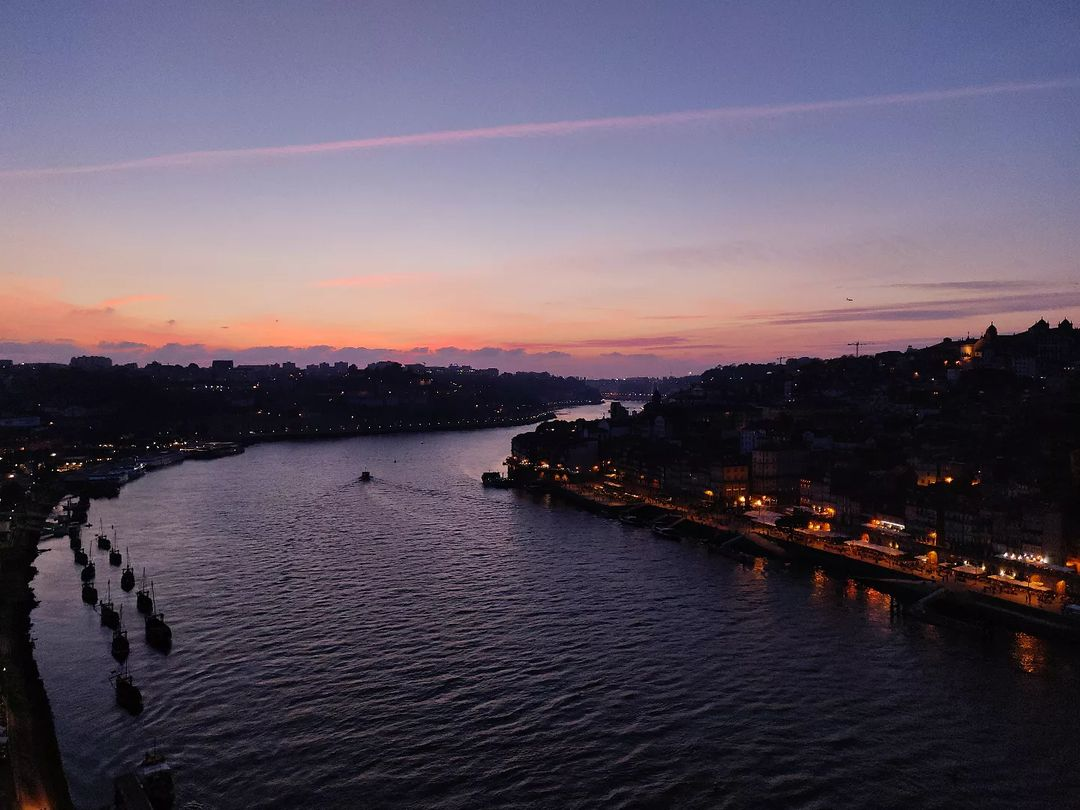
#> input picture color_palette_generator/image_samples/porto.jpg, 1080 x 810 px
$ jupyter execute color_palette_generator.ipynb
#> lines starting #> are read from the running program, lines starting #| are printed output that depends on the picture
# Imports

[cell 1]
import pandas as pd
import numpy as np
import requests

from io import BytesIO
from PIL import Image, ImageColor
import colorsys

from sklearn.cluster import KMeans

import matplotlib.pyplot as plt
plt.style.use('ggplot')
import plotly.express as px
import seaborn as sns
sns.set_theme()

# Load Image

[cell 2]
img = Image.open("image_samples/porto.jpg")
#> img is the input picture: PIL image 1080x810 RGB; mean R, G, B 90.3, 80, 95
img

## Get RGB colors

[cell 3]
# convert RGBA to RGB if necessary
n_dims = np.array(img).shape[-1]
#> n_dims = 3
n_dims # RGB -> has 3 channels
#> Out = 3

[cell 4]
# Convert RGBA to RGB
if n_dims == 4:
    temp_img = Image.new("RGB", img.size, (255, 255, 255))
    temp_img.paste(img, mask=img.split()[3]) # 3 is the alpha channel
    img = temp_img

[cell 5]
r,g,b = np.array(img).reshape(-1,n_dims).T

## Store RGB colors of all pixels to DataFrame

[cell 6]
df_rgb = pd.DataFrame({"R": r, "G": g, "B": b}).sample(n=1000)
#> df_rgb = table of 1000 rows and 3 columns

[cell 7]
df_rgb
#> Out = table of 1000 rows and 3 columns

# Clustering

## Set Palette Size

Number of clusters is the palette size.

[cell 8]
palette_size = 6

## Train KMeans Model

[cell 9]
kmeans_model = KMeans(n_clusters=palette_size,
                      random_state=0,
                      init="k-means++",
                      n_init="auto").fit(df_rgb)

## Fetch Cluster Centers

The cluster centers are the palette colours in RGB Format

[cell 10]
kmeans_model.cluster_centers_.astype(int).tolist()
#> Out = [[184, 168, 180], [17, 13, 21], [109, 98, 125], [128, 126, 163], [57, 49, 62], [215, 157, 138]]

[cell 11]
palette = kmeans_model.cluster_centers_.astype(int).tolist()
#> palette has the same summary as Out

# Palette Visualization & Application

## Sort Palette

[cell 12]
# palette.sort(key=lambda rgb: (lambda r, g, b : (r, g, b))(*rgb))
palette.sort(key=lambda rgb: (lambda r, g, b : colorsys.rgb_to_hsv(r, g, b))(*rgb))

[cell 13]
palette
#> Out = [[215, 157, 138], [128, 126, 163], [109, 98, 125], [17, 13, 21], [57, 49, 62], [184, 168, 180]]

## Visualize Palette

[cell 14]
img_rgb = np.array([palette], dtype=np.uint8)
#> img_rgb has the same summary as Out
fig = px.imshow(img_rgb)
fig.update_xaxes(visible=False)
fig.update_yaxes(visible=False)
fig.show()

## Use Palette in Seaborn

### Convert RGB to Hex Format

[cell 15]
def rgb_to_hex(r, g, b):
    return '#{:02x}{:02x}{:02x}'.format(r, g, b)

[cell 16]
list_hex = []

for each_rgb_col in palette:
    list_hex.append(rgb_to_hex(each_rgb_col[0], each_rgb_col[1], each_rgb_col[2]))
#> this loop made 6 passes
#> after the loop, list_hex = ['#d79d8a', '#807ea3', '#6d627d', '#110d15', '#39313e', '#b8a8b4']

list_hex
#> Out has the same summary as list_hex

### Set the Palette

[cell 17]
sns.set_palette(list_hex)

[cell 18]
sns.color_palette()

### Example

[cell 19]
a = list(range(0, 10))
b = np.random.rand(10)

[cell 20]
sns.barplot(x=a,
            y=b,
            palette=sns.color_palette()
           )
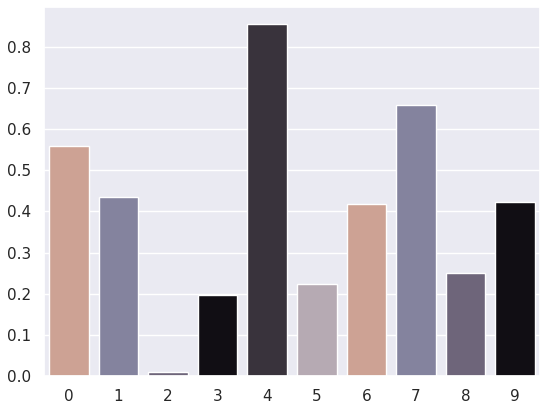
#> figure drawn by matplotlib, 1 panel

## Use Palette in Plotly

[cell 21]
df = px.data.gapminder().query("year == 2007")
fig = px.bar(df, y="continent", x="pop", color="continent", orientation="h", hover_name="country",
             color_discrete_sequence=list_hex, # use the list of hex here
             title="Explicit color sequence"
            )

fig.show()

## Use Palette in Matplotlib

[cell 22]
fig = plt.figure(figsize = (10, 5))

# creating the bar plot
plt.bar([0, 1, 2, 3], [10, 12, 9, 15], color = list_hex,
        width = 0.4)

plt.xlabel("Courses offered")
plt.ylabel("No. of students enrolled")
plt.title("Students enrolled in different courses")
plt.show()
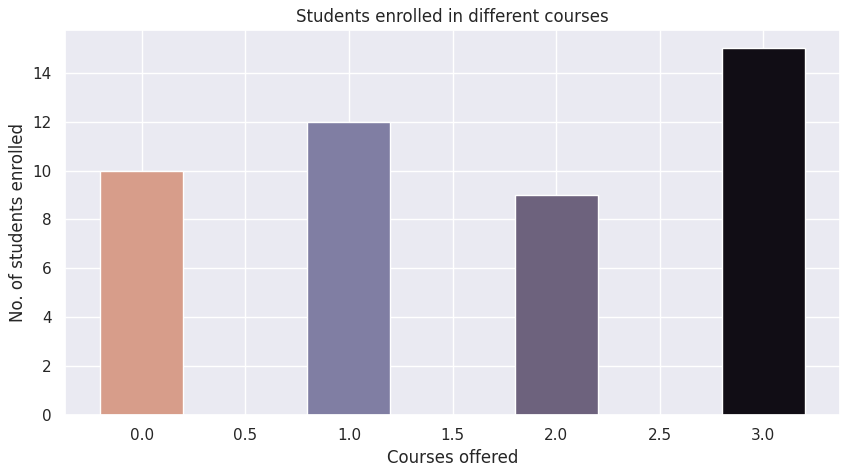
#> figure drawn by matplotlib, 1 panel; tallest bar 15 high, from x = 2.8 to 3.2

[cell 23]
display(img)
sns.color_palette(list_hex)
#> Out = [(0.843, 0.616, 0.541), (0.502, 0.494, 0.639), (0.427, 0.384, 0.49), (0.0667, 0.051, 0.0824), (0.224, 0.192, 0.243), (0.722, 0.659, 0.706)]

# Cluster Analysis

[cell 24]
clusters = kmeans_model.predict(df_rgb)
#> clusters = 1000 values, max 5 at index 0, min 0 at index 4, mean 1.99
df_rgb['n_cluster'] = clusters

[cell 25]
df_rgb[df_rgb['n_cluster'] == 0].head()
#> Out = table of 5 rows and 4 columns

[cell 26]
df_rgb['hex_code'] = df_rgb.apply(lambda x: rgb_to_hex(x[0], x[1], x[2]), axis = 1)

[cell 27]
for each_cluster in range(0, palette_size):
    print('Cluster ', each_cluster)
    display(sns.color_palette(list(df_rgb[df_rgb['n_cluster'] == each_cluster]['hex_code'][:10])))
#> the answer given: image_samples/porto.jpg

# Demo

[cell 28]
def generate_palette(img, palette_size):
#> called with palette_size = 5
    n_dims = np.array(img).shape[-1]
#> n_dims = 3
    # Convert RGBA to RGB
    if n_dims == 4:
        background = Image.new("RGB", img.size, (255, 255, 255))
        background.paste(img, mask=img.split()[3])  # 3 is the alpha channel
        img = background
    r, g, b = np.array(img).reshape(-1, n_dims).T
    df = pd.DataFrame({"R": r, "G": g, "B": b}).sample(n=1000)
#> df = table of 1000 rows and 3 columns
    kmeans_model = KMeans(n_clusters=palette_size,
                          random_state=0,
                          init="k-means++",
                          n_init="auto").fit(df)
    palette = kmeans_model.cluster_centers_.astype(int).tolist()
#> palette = [[113, 105, 137], [59, 50, 63], [203, 168, 166], [147, 136, 164], [17, 14, 21]]
    palette.sort(key=lambda rgb: (lambda r, g, b: colorsys.rgb_to_hsv(r, g, b))(*rgb))
    list_hex = []
    for each_rgb_col in palette:
        list_hex.append(rgb_to_hex(each_rgb_col[0], each_rgb_col[1], each_rgb_col[2]))
#> this loop made 5 passes
#> after the loop, list_hex = ['#cba8a6', '#716989', '#9388a4', '#110e15', '#3b323f']
    sns.set_palette(list_hex)
    return sns.color_palette()

[cell 29]
img_link = input("Image Link:")

[cell 30]
response = requests.get(img_link)
img = Image.open(BytesIO(response.content))
img.resize((round(img.size[0]/3), round(img.size[1]/3))) # resizing to fit here

[cell 31]
generate_palette(img, 5)
#> Out = [(0.796, 0.659, 0.651), (0.443, 0.412, 0.537), (0.576, 0.533, 0.643), (0.0667, 0.0549, 0.0824), (0.231, 0.196, 0.247)]

$ run again, with color_palette_generator/image_samples/cliffs_of_moher.jpg copied over color_palette_generator/image_samples/porto.jpg
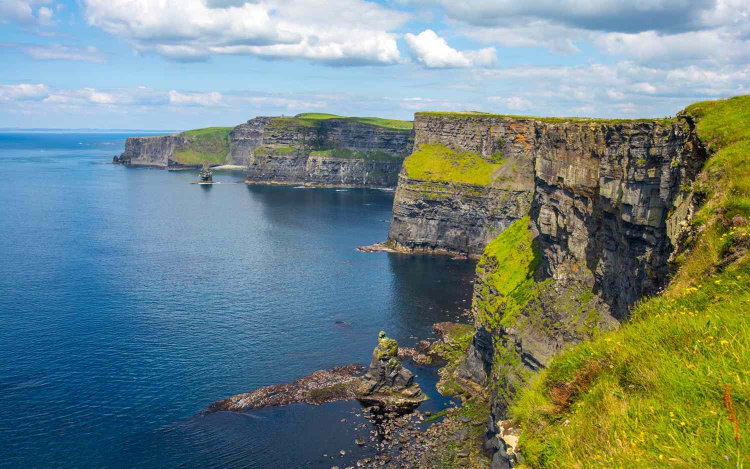
#> input picture color_palette_generator/image_samples/cliffs_of_moher.jpg, 1500 x 938 px (shown at 1/2 size)
#> img is the input picture: PIL image 1500x938 RGB; mean R, G, B 113.5, 133.2, 128.9
#> df_rgb = table of 1000 rows and 3 columns
#> `kmeans_model.cluster_centers_.astype(int).tolist()`: Out = [[140, 137, 19], [134, 123, 102], [179, 205, 226], [34, 81, 116], [57, 56, 43], [102, 145, 181]]
#> `palette = kmeans_model.cluster_centers_.astype(int).tolist()`: palette has the same summary as Out
#> `palette`: Out = [[134, 123, 102], [57, 56, 43], [140, 137, 19], [34, 81, 116], [179, 205, 226], [102, 145, 181]]
#> img_rgb has the same summary as Out
#> the loop `for each_rgb_col in palette:` made 6 passes
#> after the loop `for each_rgb_col in palette:`: list_hex = ['#867b66', '#39382b', '#8c8913', '#225174', '#b3cde2', '#6691b5']
#> `list_hex`: Out has the same summary as list_hex
#> `plt.show()`:
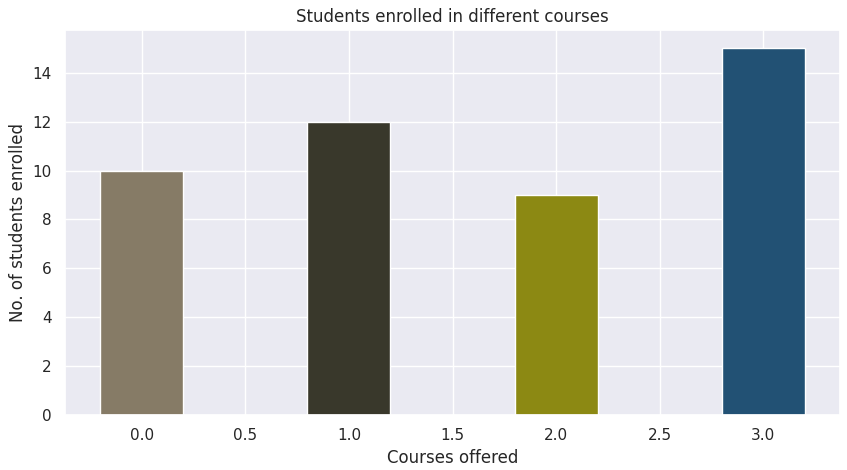
#> figure drawn by matplotlib, 1 panel; tallest bar 15 high, from x = 2.8 to 3.2
#> `sns.color_palette(list_hex)`: Out = [(0.525, 0.482, 0.4), (0.224, 0.22, 0.169), (0.549, 0.537, 0.0745), (0.133, 0.318, 0.455), (0.702, 0.804, 0.886), (0.4, 0.569, 0.71)]
#> clusters = 1000 values, max 5 at index 1, min 0 at index 0, mean 2.52
#> `df_rgb[df_rgb['n_cluster'] == 0].head()`: Out = table of 5 rows and 4 columns
#> `img.resize((round(img.size[0]/3), round(img.size[1]/3)))`:
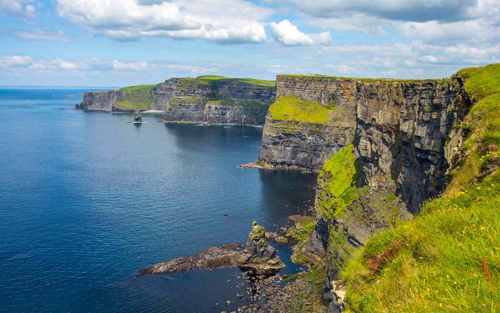
#> Out: PIL image 500x313 RGB; mean R, G, B 113.5, 133.2, 128.9
#> df = table of 1000 rows and 3 columns
#> in generate_palette, `palette = kmeans_model.cluster_centers_.astype(int).tolist()`: palette = [[55, 54, 43], [110, 144, 171], [182, 206, 226], [144, 138, 46], [35, 77, 109]]
#> the loop in generate_palette, `for each_rgb_col in palette:` made 5 passes
#> after the loop in generate_palette, `for each_rgb_col in palette:`: list_hex = ['#37362b', '#908a2e', '#234d6d', '#6e90ab', '#b6cee2']
#> `generate_palette(img, 5)`: Out = [(0.216, 0.212, 0.169), (0.565, 0.541, 0.18), (0.137, 0.302, 0.427), (0.431, 0.565, 0.671), (0.714, 0.808, 0.886)]

$ run again, with color_palette_generator/image_samples/lakecomo.jpg copied over color_palette_generator/image_samples/porto.jpg
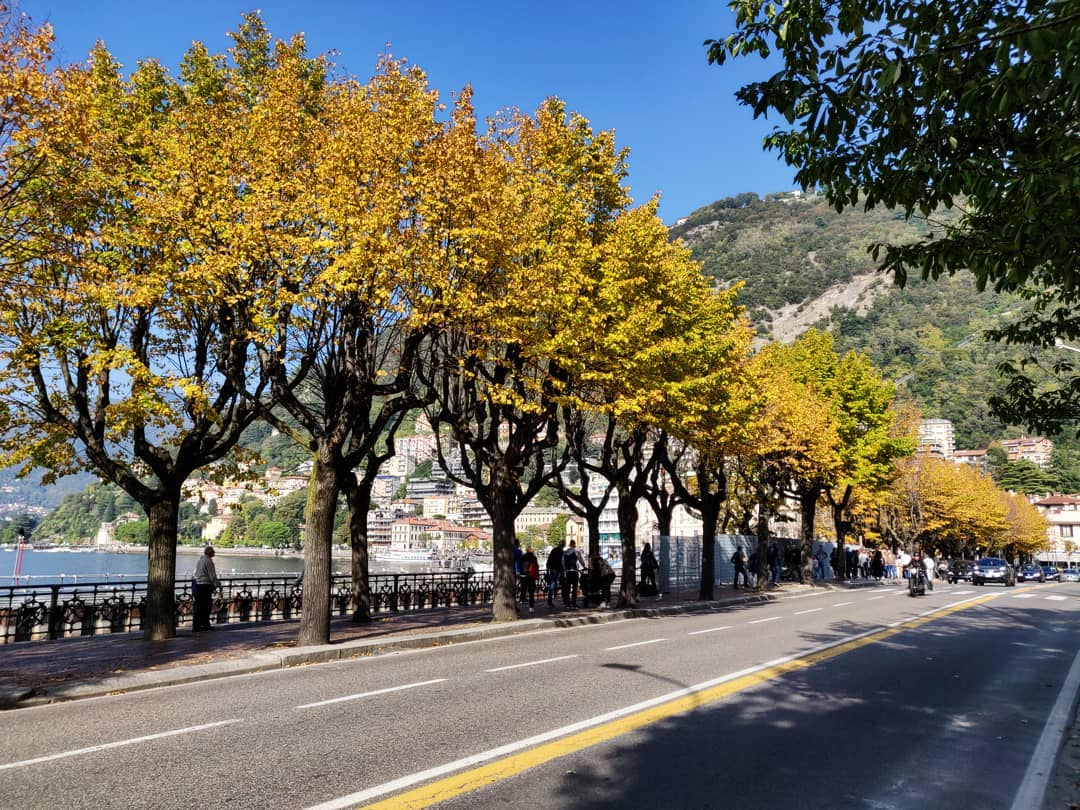
#> input picture color_palette_generator/image_samples/lakecomo.jpg, 1080 x 810 px
#> img is the input picture: PIL image 1080x810 RGB; mean R, G, B 110.1, 107.1, 92.3
#> df_rgb = table of 1000 rows and 3 columns
#> `kmeans_model.cluster_centers_.astype(int).tolist()`: Out = [[144, 111, 32], [173, 157, 124], [90, 148, 220], [28, 26, 19], [222, 214, 207], [81, 82, 78]]
#> `palette = kmeans_model.cluster_centers_.astype(int).tolist()`: palette has the same summary as Out
#> `palette`: Out = [[222, 214, 207], [173, 157, 124], [144, 111, 32], [28, 26, 19], [81, 82, 78], [90, 148, 220]]
#> img_rgb has the same summary as Out
#> the loop `for each_rgb_col in palette:` made 6 passes
#> after the loop `for each_rgb_col in palette:`: list_hex = ['#ded6cf', '#ad9d7c', '#906f20', '#1c1a13', '#51524e', '#5a94dc']
#> `list_hex`: Out has the same summary as list_hex
#> `plt.show()`:
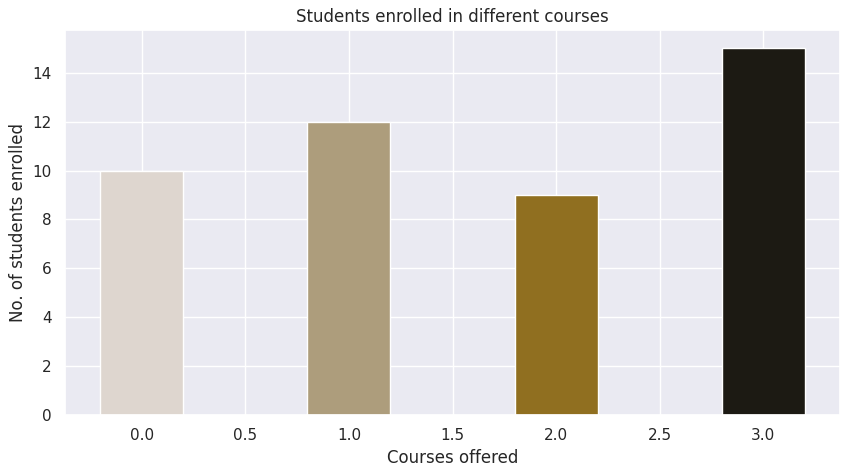
#> figure drawn by matplotlib, 1 panel; tallest bar 15 high, from x = 2.8 to 3.2
#> `sns.color_palette(list_hex)`: Out = [(0.871, 0.839, 0.812), (0.678, 0.616, 0.486), (0.565, 0.435, 0.125), (0.11, 0.102, 0.0745), (0.318, 0.322, 0.306), (0.353, 0.58, 0.863)]
#> clusters = 1000 values, max 5 at index 0, min 0 at index 9, mean 2.34
#> `df_rgb[df_rgb['n_cluster'] == 0].head()`: Out = table of 5 rows and 4 columns
#> `img.resize((round(img.size[0]/3), round(img.size[1]/3)))`:
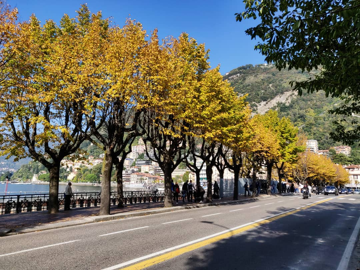
#> Out: PIL image 360x270 RGB; mean R, G, B 110.1, 107.1, 92.3
#> df = table of 1000 rows and 3 columns
#> in generate_palette, `palette = kmeans_model.cluster_centers_.astype(int).tolist()`: palette = [[158, 139, 85], [26, 27, 22], [196, 185, 168], [91, 82, 60], [94, 147, 212]]
#> the loop in generate_palette, `for each_rgb_col in palette:` made 5 passes
#> after the loop in generate_palette, `for each_rgb_col in palette:`: list_hex = ['#c4b9a8', '#5b523c', '#9e8b55', '#1a1b16', '#5e93d4']
#> `generate_palette(img, 5)`: Out = [(0.769, 0.725, 0.659), (0.357, 0.322, 0.235), (0.62, 0.545, 0.333), (0.102, 0.106, 0.0863), (0.369, 0.576, 0.831)]

$ run again, with color_palette_generator/image_samples/loughderg.jpg copied over color_palette_generator/image_samples/porto.jpg
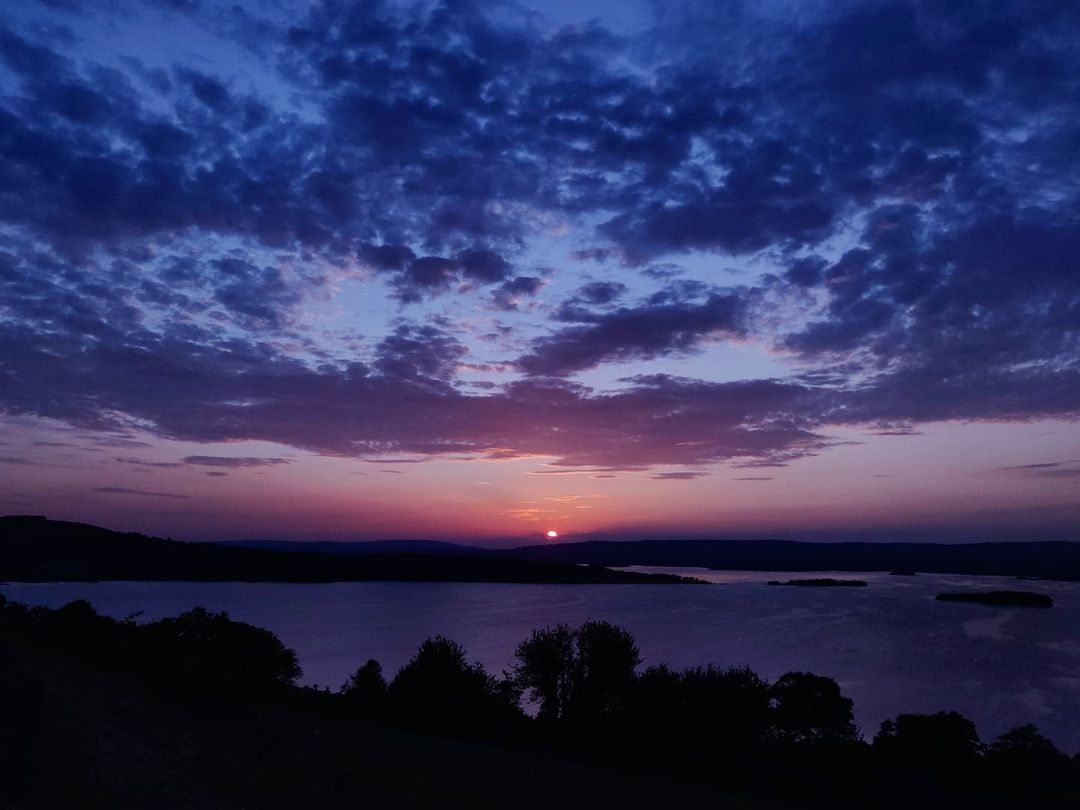
#> input picture color_palette_generator/image_samples/loughderg.jpg, 1080 x 810 px
#> img is the input picture: PIL image 1080x810 RGB; mean R, G, B 49.1, 51.1, 93.7
#> df_rgb = table of 1000 rows and 3 columns
#> `kmeans_model.cluster_centers_.astype(int).tolist()`: Out = [[32, 52, 122], [31, 34, 84], [104, 69, 104], [61, 85, 156], [4, 4, 12], [146, 131, 166]]
#> `palette = kmeans_model.cluster_centers_.astype(int).tolist()`: palette has the same summary as Out
#> `palette`: Out = [[61, 85, 156], [32, 52, 122], [31, 34, 84], [4, 4, 12], [146, 131, 166], [104, 69, 104]]
#> img_rgb has the same summary as Out
#> the loop `for each_rgb_col in palette:` made 6 passes
#> after the loop `for each_rgb_col in palette:`: list_hex = ['#3d559c', '#20347a', '#1f2254', '#04040c', '#9283a6', '#684568']
#> `list_hex`: Out has the same summary as list_hex
#> `[cell 20] sns.barplot(x=a, y=b, palette=sns.color_palette() )`:
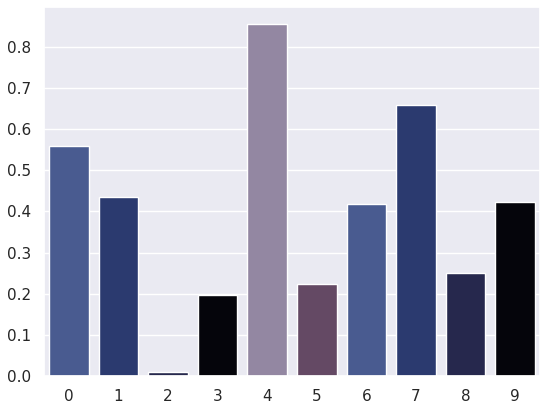
#> figure drawn by matplotlib, 1 panel
#> `plt.show()`:
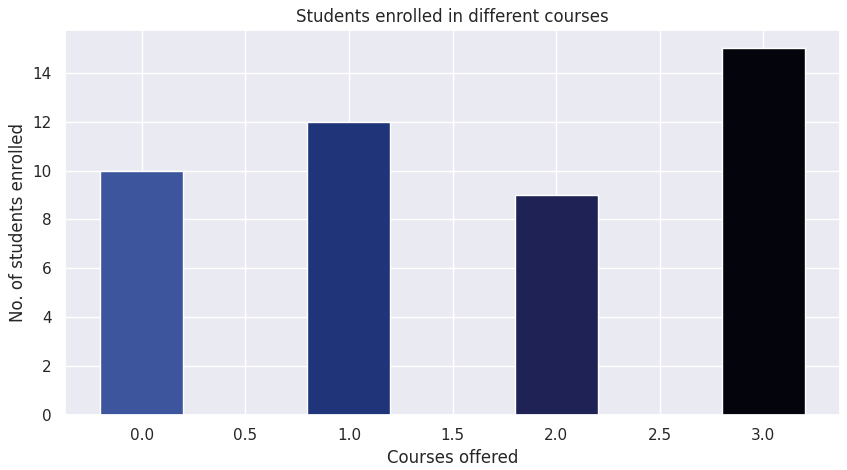
#> figure drawn by matplotlib, 1 panel; tallest bar 15 high, from x = 2.8 to 3.2
#> `sns.color_palette(list_hex)`: Out = [(0.239, 0.333, 0.612), (0.125, 0.204, 0.478), (0.122, 0.133, 0.329), (0.0157, 0.0157, 0.0471), (0.573, 0.514, 0.651), (0.408, 0.271, 0.408)]
#> clusters = 1000 values, max 5 at index 2, min 0 at index 4, mean 2.26
#> `df_rgb[df_rgb['n_cluster'] == 0].head()`: Out = table of 5 rows and 4 columns
#> df = table of 1000 rows and 3 columns
#> in generate_palette, `palette = kmeans_model.cluster_centers_.astype(int).tolist()`: palette = [[53, 76, 148], [32, 39, 94], [4, 5, 12], [148, 133, 167], [107, 74, 110]]
#> the loop in generate_palette, `for each_rgb_col in palette:` made 5 passes
#> after the loop in generate_palette, `for each_rgb_col in palette:`: list_hex = ['#354c94', '#04050c', '#20275e', '#9485a7', '#6b4a6e']
#> `generate_palette(img, 5)`: Out = [(0.208, 0.298, 0.58), (0.0157, 0.0196, 0.0471), (0.125, 0.153, 0.369), (0.58, 0.522, 0.655), (0.42, 0.29, 0.431)]
